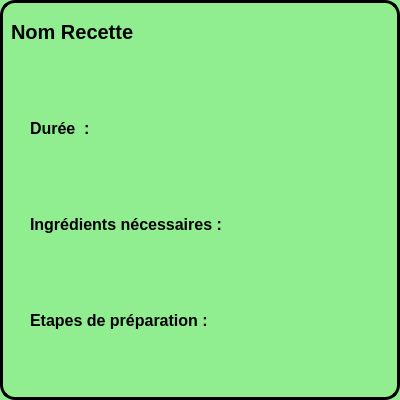
<?xml version="1.0" encoding="UTF-8"?>
<ui version="4.0">
 <class>fenetreDetailRecette</class>
 <widget class="QWidget" name="fenetreDetailRecette">
  <property name="geometry">
   <rect>
    <x>0</x>
    <y>0</y>
    <width>400</width>
    <height>400</height>
   </rect>
  </property>
  <property name="maximumSize">
   <size>
    <width>400</width>
    <height>400</height>
   </size>
  </property>
  <property name="windowTitle">
   <string>Form</string>
  </property>
  <property name="styleSheet">
   <string notr="true">QWidget#fenetreDetailRecette
{
	background-color: lightgreen;
	border:3px solid black;
	border-radius:15px;
}

QWidget#labelNom
{
	font-weight:bold;
	font-size: 20px;
	padding-left:0px;
	qproperty-alignment: AlignCenter;
}

QLabel
{
	font-size: 16px;
	padding-left:15 px;
}

strong
{

}</string>
  </property>
  <layout class="QVBoxLayout" name="verticalLayout_2">
   <item>
    <layout class="QVBoxLayout" name="verticalLayout">
     <item>
      <widget class="QLabel" name="labelNom">
       <property name="text">
        <string>Nom Recette</string>
       </property>
      </widget>
     </item>
     <item>
      <widget class="QLabel" name="labelImage">
       <property name="text">
        <string/>
       </property>
      </widget>
     </item>
     <item>
      <widget class="QLabel" name="label_3">
       <property name="styleSheet">
        <string notr="true">font-weight:bold;</string>
       </property>
       <property name="text">
        <string>Durée  :</string>
       </property>
      </widget>
     </item>
     <item>
      <widget class="QLabel" name="labelDuree">
       <property name="text">
        <string/>
       </property>
      </widget>
     </item>
     <item>
      <widget class="QLabel" name="label">
       <property name="styleSheet">
        <string notr="true">font-weight:bold;</string>
       </property>
       <property name="text">
        <string>Ingrédients nécessaires :</string>
       </property>
      </widget>
     </item>
     <item>
      <widget class="QLabel" name="labelIngredients">
       <property name="text">
        <string/>
       </property>
      </widget>
     </item>
     <item>
      <widget class="QLabel" name="label_2">
       <property name="styleSheet">
        <string notr="true">font-weight:bold;</string>
       </property>
       <property name="text">
        <string>Etapes de préparation :</string>
       </property>
      </widget>
     </item>
     <item>
      <widget class="QLabel" name="labelEtapes">
       <property name="text">
        <string/>
       </property>
      </widget>
     </item>
    </layout>
   </item>
  </layout>
 </widget>
 <resources/>
 <connections/>
</ui>
